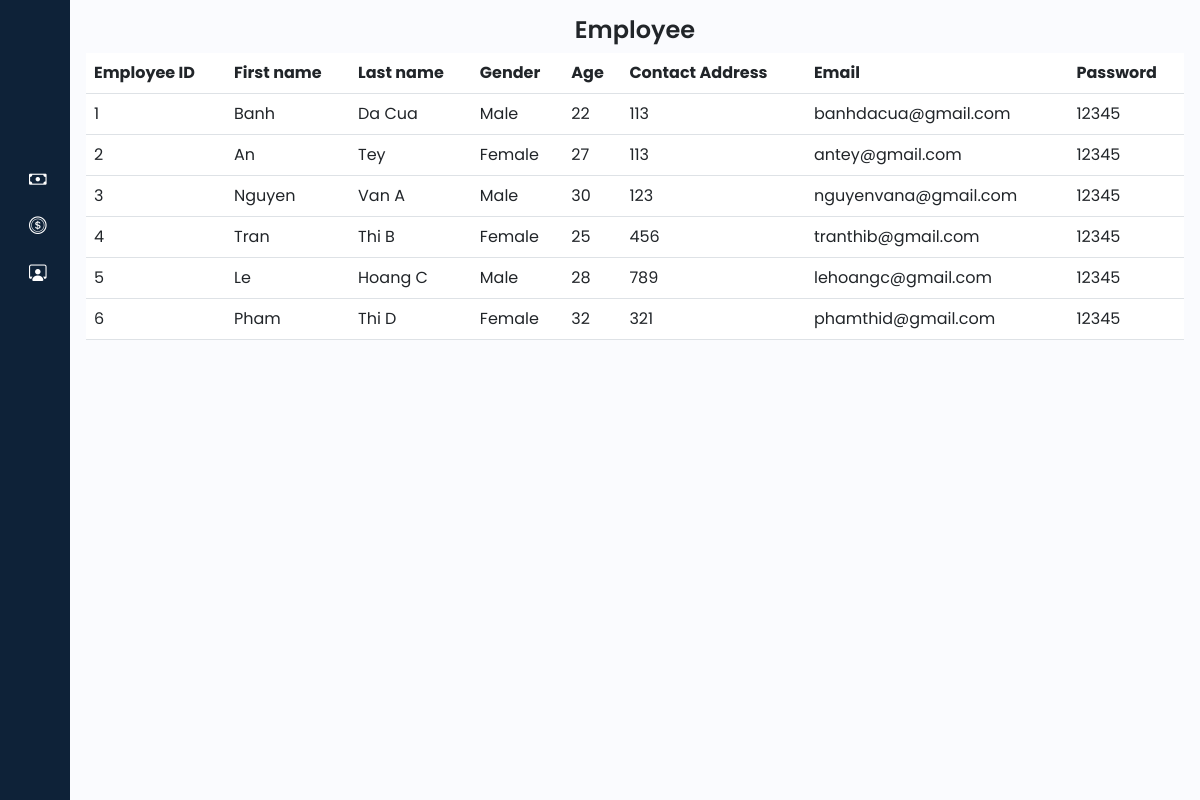
Page /admin/employee.php on the committed database.
### tables this page shows
CREATE TABLE `employee` (
  `emp_ID` int(11) NOT NULL,
  `fname` varchar(255) DEFAULT NULL,
  `lname` varchar(255) DEFAULT NULL,
  `gender` varchar(11) DEFAULT NULL,
  `age` int(11) DEFAULT NULL,
  `contact_add` int(11) DEFAULT NULL,
  `emp_email` varchar(255) DEFAULT NULL,
  `emp_pass` varchar(255) DEFAULT NULL
);

### admin/employee.php (the view, shortened to what this page needs)
<?php
@include '../connection/connect.php';
$select = "SELECT * FROM employee";
$result = mysqli_query($con, $select);
?>
<!DOCTYPE html>
<html lang="en">
<head>
    <link href="https://cdn.lineicons.com/4.0/lineicons.css" rel="stylesheet" />
    <link href="https://cdn.jsdelivr.net/npm/bootstrap@5.3.0-alpha3/dist/css/bootstrap.min.css" rel="stylesheet"
>
    <link rel="stylesheet" href="https://cdn.jsdelivr.net/npm/bootstrap-icons@1.11.3/font/bootstrap-icons.min.css">
    <link rel="stylesheet" href="style/style.css">
</head>
<body>
    <div class="wrapper">
        <?php include 'sidebar.php'; ?>
        <div class="main p-3">
            <div class="text-center">
                <h1>
                    Employee
                </h1>
            </div>
            <table class="table table-inverse">
            <thead>
                <tr>
                    <th>Employee ID</th>
                    <th>First name</th>
                    <th>Last name</th>
                    <th>Gender</th>
                    <th>Age</th>
                    <th>Contact Address</th>
                    <th>Email</th>
                    <th>Password</th>
                </tr>
            </thead>
            <tbody>
                <?php
                if ($result) {
                    while ($row = mysqli_fetch_assoc($result)) {
                        $emp_ID = $row['emp_ID'];
                        $fname = $row['fname'];
                        $lname = $row['lname'];
                        $gender = $row['gender'];
                        $age = $row['age'];
                        $contact_add = $row['contact_add'];
                        $emp_email = $row['emp_email'];
                        $emp_pass = $row['emp_pass'];
                        echo '<tr>
                            <td>'.$emp_ID.' </td>
                            <td>'.$fname.' </td>
                            <td>'.$lname.' </td>
                            <td>'.$gender.' </td>
                            <td>'.$age.' </td>
                            <td>'.$contact_add.' </td>
                            <td>'.$emp_email.' </td>
                            <td>'.$emp_pass.' </td>
                        </tr>';
                    }
                }
                ?>
            </tbody>
            </table>
        </div>
    </div>
</body>
</html>

### admin/sidebar.php (shortened to what this page needs)
<aside id="sidebar">
            <div class="d-flex">
                <button class="toggle-btn" type="button">
                </button>
            </div>
            <ul class="sidebar-nav">
                <li class="sidebar-item">
                    <a href="employee.php" class="sidebar-link">
                    </a>
                </li>
                <li class="sidebar-item">
                    <a href="jobDepartment.php" class="sidebar-link">
                    </a>
                </li>
                <li class="sidebar-item">
                    <a href="payRoll.php" class="sidebar-link">
                        <i class="bi bi-cash"></i>
                    </a>
                </li>
                <li class="sidebar-item">
                    <a href="salaryBonus.php" class="sidebar-link">
                        <i class="bi bi-coin"></i>
                    </a>
                </li>
                <li class="sidebar-item">
                    <a href="admin.php" class="sidebar-link">
                        <i class="bi bi-person-workspace"></i>
                    </a>
                </li>
            </ul>
            <div class="sidebar-footer">
                <a href="../logout.php" class="sidebar-link">
                </a>
            </div>
        </aside>

### admin/style/style.css (style rules this page uses)
a { text-decoration: none; }
li { list-style: none; }
h1 { font-weight: 600; font-size: 1.5rem; }
body { font-family: 'Poppins', sans-serif; }
.wrapper { display: flex; }
.main { min-height: 100vh; width: 100%; overflow: hidden; transition: all 0.35s ease-in-out; background-color: #fafbfe; }
#sidebar { width: 70px; min-width: 70px; z-index: 1000; transition: all .25s ease-in-out; background-color: #0e2238; display: flex; flex-direction: column; }
.toggle-btn { background-color: transparent; cursor: pointer; border: 0; padding: 1rem 1.5rem; }
.sidebar-nav { padding: 2rem 0; flex: 1 1 auto; }
a.sidebar-link { padding: .625rem 1.625rem; color: #FFF; display: block; font-size: 0.9rem; white-space: nowrap; border-left: 3px solid transparent; }
.sidebar-link i { font-size: 1.1rem; margin-right: .75rem; }
.sidebar-item { position: relative; }

### rows in the picture
employee: emp_ID "1", fname "Banh", lname "Da Cua", gender "Male", age "22", contact_add "113", emp_email "banhdacua@gmail.com", emp_pass "12345"
employee: emp_ID "2", fname "An", lname "Tey", gender "Female", age "27", contact_add "113", emp_email "antey@gmail.com", emp_pass "12345"
employee: emp_ID "3", fname "Nguyen", lname "Van A", gender "Male", age "30", contact_add "123", emp_email "nguyenvana@gmail.com", emp_pass "12345"
employee: emp_ID "4", fname "Tran", lname "Thi B", gender "Female", age "25", contact_add "456", emp_email "tranthib@gmail.com", emp_pass "12345"
employee: emp_ID "5", fname "Le", lname "Hoang C", gender "Male", age "28", contact_add "789", emp_email "lehoangc@gmail.com", emp_pass "12345"
employee: emp_ID "6", fname "Pham", lname "Thi D", gender "Female", age "32", contact_add "321", emp_email "phamthid@gmail.com", emp_pass "12345"
